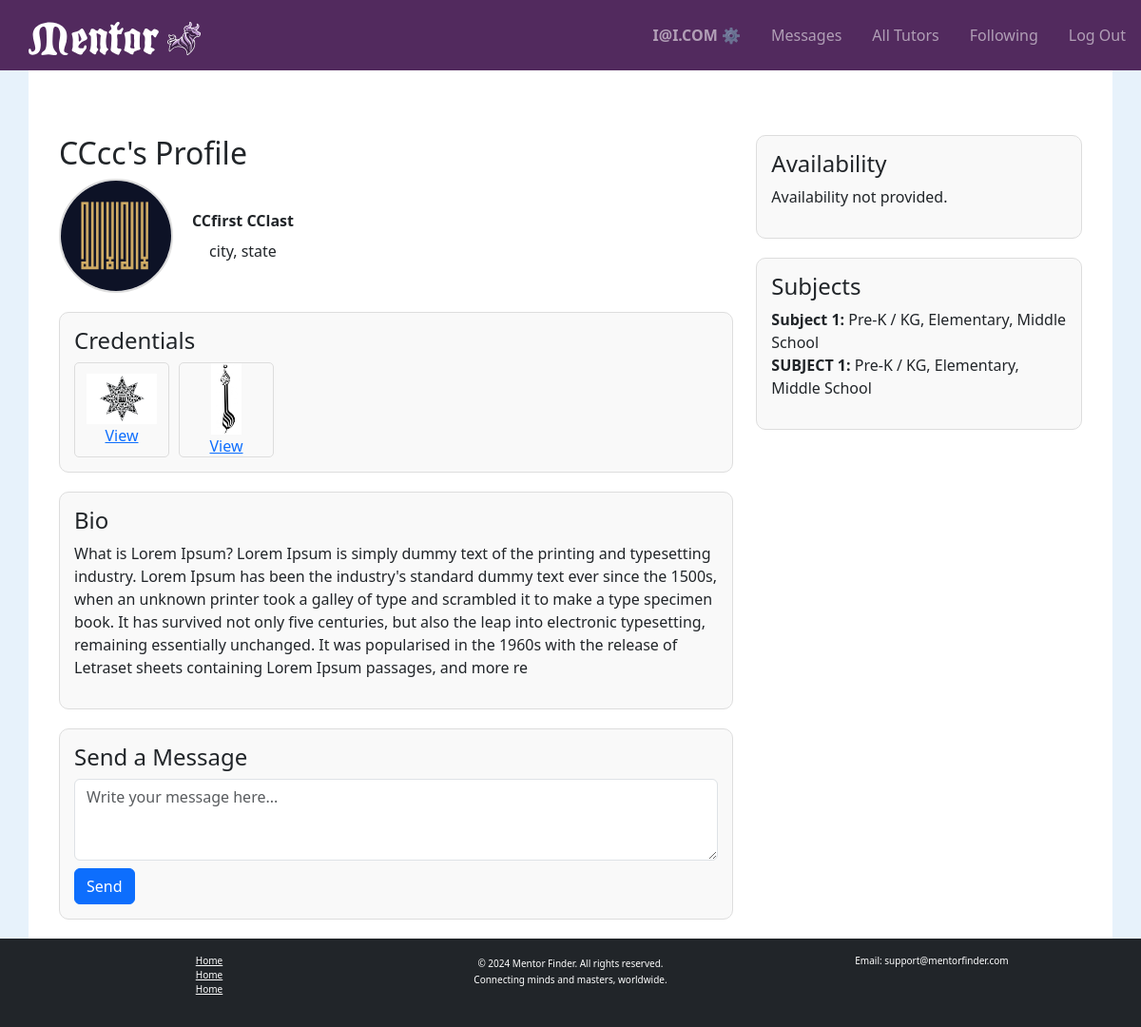
The page /profile/4/ (signed in) on the database as committed earlier.
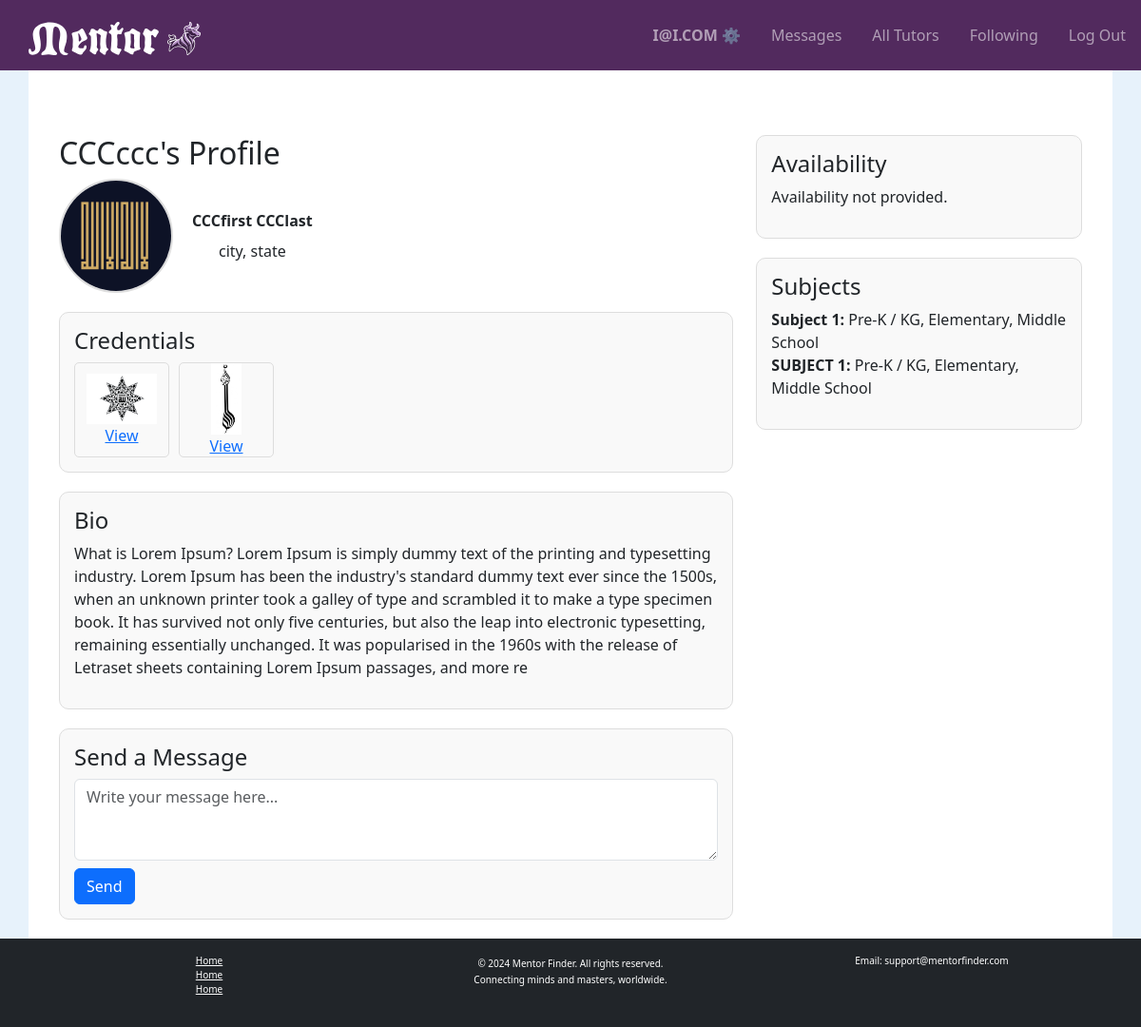
The same page on the database as committed later.
### tutorhub/models.py (models this page shows, shortened)
class User(AbstractUser):
    nickname = models.CharField(max_length=50, blank=True, null=True)
    email = models.EmailField(unique=True)
    is_tutor = models.BooleanField(default=False)
    street_address = models.TextField(blank=True, null=True)
    city = models.CharField(max_length=100, blank=True, null=True)
    state = models.CharField(max_length=100, blank=True, null=True)
    zip_code = models.CharField(max_length=10, blank=True, null=True)
    profile_image = models.ImageField(upload_to="profile_images/", blank=True, null=True)
    bio = models.TextField(blank=True, null=True)
    birthdate = models.DateField(blank=True, null=True)
    availability = models.JSONField(default=dict, blank=True, null=True)  # Only used if is_tutor is True
    subject_grades = models.ManyToManyField('SubjectGrade', blank=True, related_name="users")  # Added field
    liked_by = models.ManyToManyField("self", symmetrical=False, blank=True, related_name="liked_tutors")
    USERNAME_FIELD = "email"
    REQUIRED_FIELDS = ["username"]

### tutorhub/views.py (the view)
# urls.py: path('profile/<int:user_id>/', views.profile, name='profile'),  # View another user's profile
@login_required
def profile(request, user_id=None):
    profile_user = request.user if user_id is None else get_object_or_404(User, id=user_id)
    credentials = profile_user.credentials.all()
    for credential in credentials:
        credential.is_image = credential.file.url.lower().endswith(('.jpg', '.jpeg', '.png'))
    return render(request, 'tutorhub/profile.html', {
        'profile': profile_user,
        'credentials': credentials,
        'is_own_profile': profile_user == request.user,
    })

### tutorhub/templates/tutorhub/profile.html (shortened to what this page needs)
{% extends "tutorhub/layout.html" %}
{% load static %}
{% block body %}
<div class="container mt-5">
    <div class="row">
        <div class="col-md-8">
            <h2>{{ profile.nickname }}'s Profile</h2>
            <div class="profile-header">
                <div id="stack-vertical">
                    {% if profile.profile_image %}
                        <img id="profile-img" src="{{ profile.profile_image.url }}" alt="{{ profile.nickname }}">
                    {% else %}
                        <img id="profile-img" src="{% static 'tutorhub/images/mentor-logo-bull.svg' %}" alt="Default Logo">
                    {% endif %}
                </div>
                <div id="stack-vertical">
                    <strong>{{ profile.first_name }} {{ profile.last_name }}</strong>
                    <div>{{ profile.city|default:"City not available" }}, {{ profile.state|default:"State not available" }}</div>
                </div>
            </div>
            <div class="credentials-container">
                <h4>Credentials</h4>
                <div style="display: flex; flex-wrap: wrap; gap: 10px;">
                    {% for credential in credentials %}
                        <a href="{{ credential.file.url }}" target="_blank">
                            <div class="credential-box">
                                {% if credential.is_image %}
                                    <img src="{{ credential.file.url }}" alt="Credential Image">
                                {% else %}
                                    <img src="{% static 'tutorhub/images/credential-icon.png' %}" alt="Default Credential Icon">
                                {% endif %}
                                <div>View</div>
                            </div>
                        </a>
                    {% empty %}
                        <p>No credentials available.</p>
                    {% endfor %}
                </div>
            </div>
            <div class="bio-container">
                <h4>Bio</h4>
                <p>{{ profile.bio|default:"No bio available." }}</p>
            </div>
            {% if user.is_authenticated %}
            <div class="message-container">
                <h4>Send a Message</h4>
                <form action="{% url 'send_message' profile.id %}" method="post">
                    <textarea name="content" rows="3" class="form-control mb-2" placeholder="Write your message here..." required></textarea>
                    <button type="submit" class="btn btn-primary">Send</button>
                </form>
            </div>
            {% endif %}
        </div>
        <div class="col-md-4">
            <div class="right-column-section">
                <h4>Availability</h4>
                <ul>
                    {% for day, time in profile.availability.items %}
                        <li><strong>{{ day|title }}:</strong> {{ time }}</li>
                    {% empty %}
                        <p>Availability not provided.</p>
                    {% endfor %}
                </ul>
            </div>
            <div class="right-column-section">
                <h4>Subjects</h4>
                <ul>
                    {% for subject_grade in profile.tutor_subject_grades.all %}
                        <li><strong>{{ subject_grade.subject }}:</strong> {{ subject_grade.grade_levels|join:", " }}</li>
                    {% empty %}
                        <p>No subjects available.</p>
                    {% endfor %}
                </ul>
            </div>
        </div>
    </div>
</div>
{% endblock %}

Rows that differ between the two databases and show on the page:
changed User "city": nickname "CCcc" → "CCCccc"; first_name "CCfirst" → "CCCfirst"; last_name "CClast" → "CCClast"
